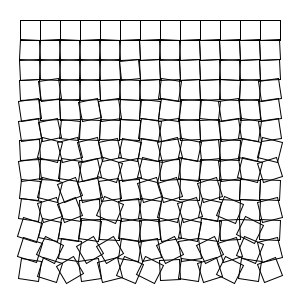
Frame 1 (no input)
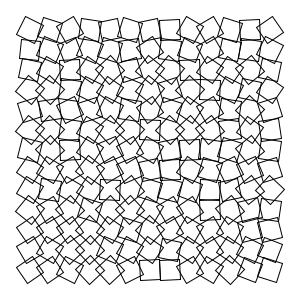
Frame 2 (the mouse pressed at the canvas centre, redrawn once)

The Processing sketch that drew these frames (run headless with seeded random() and noise(); the mouse was pressed at the canvas centre and the sketch redrawn once):

// Processing sketch: schotter_java
// ── schotter_java.pde
float r=0;
float v=0;

int w = 20;

void setup() {
  size(300,300);
  smooth();
  noLoop();
}

void draw() {
  background(255);
  smooth();
  noFill();

  //draws a grid of squares that become progressivley randomly rotated
  for (int y=w; y<height-w; y=y+w) {
    for (int x=w; x<width-w; x=x+w) {
      pushMatrix(); 
      r=random(-v, v);
      translate(x+w/2, y+w/2);
      rotate(r);
      rect(-w/2,-w/2, w, w); 
      popMatrix();
    }
    v=v+0.05;
  }
}
